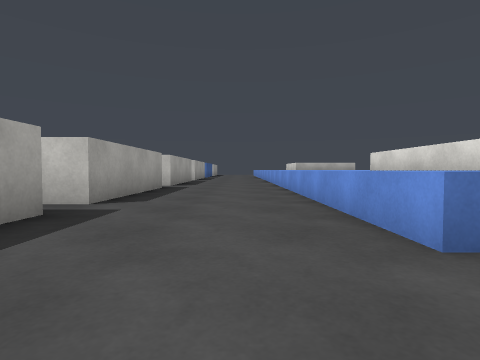
View 1 (above)

24 first-person views from a walk through a scene from a Unity 3-D project. The camera is 0.51 m above the floor, tilts 2° down and sees 80° across. The floor is counted in squares, 1 m on a side. Each view is taken from the middle of a square. On the plan, view 1 faces up. The plan holds only what a view shows up to about 9 squares ahead; the rest is blank. The place goes on beyond the plan. Surface patterns are stand-ins for the level's own textures.

View 2
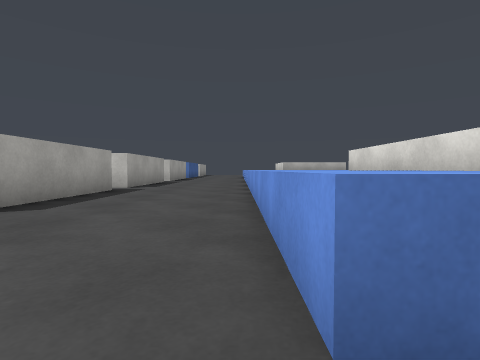

View 3
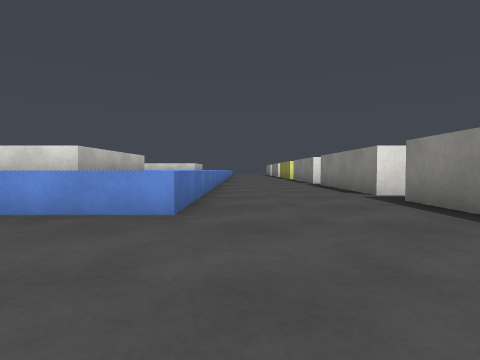

View 4
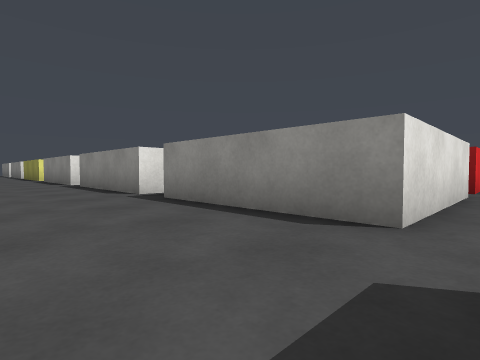

View 5
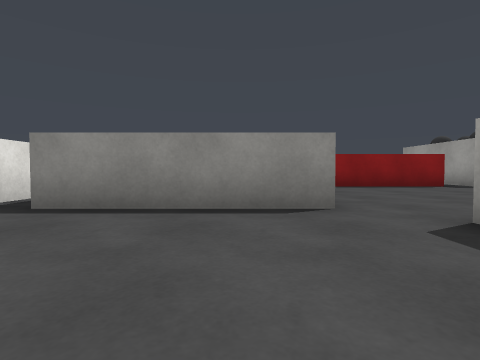

View 6
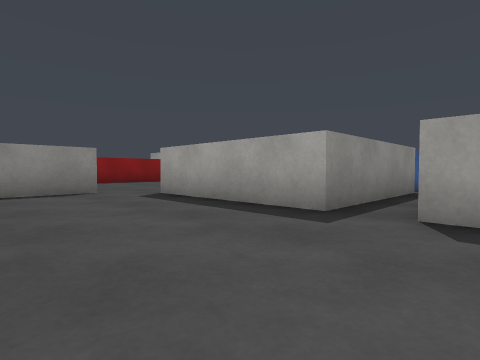

View 7
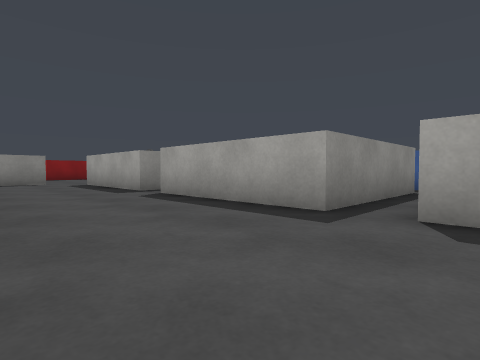

View 8
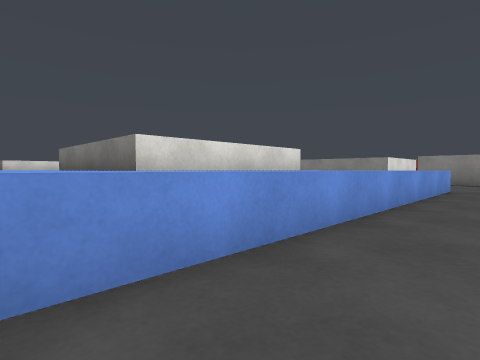

View 9
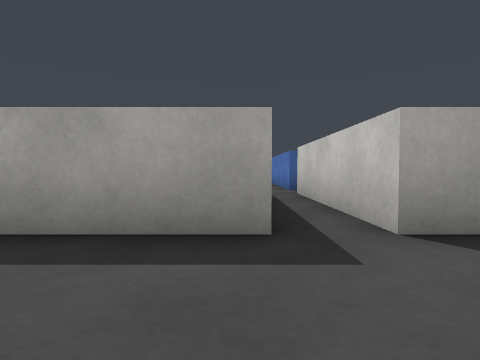

View 10
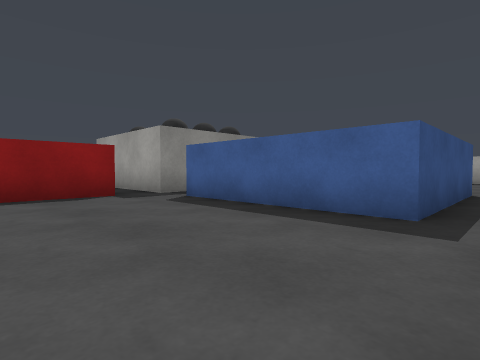

View 11
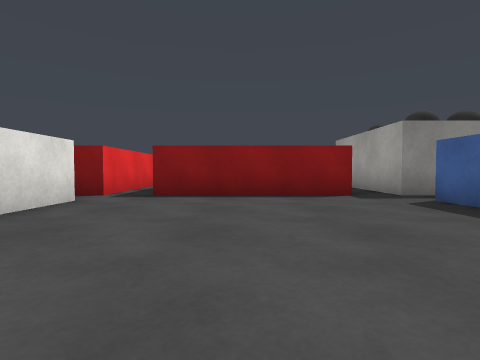

View 12
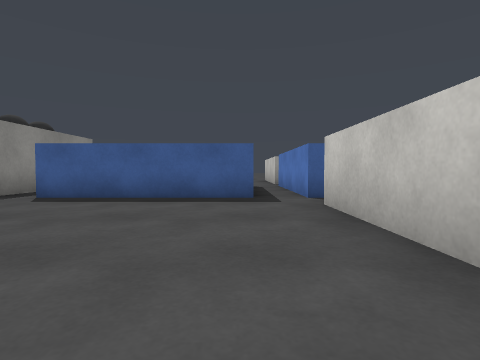

View 13
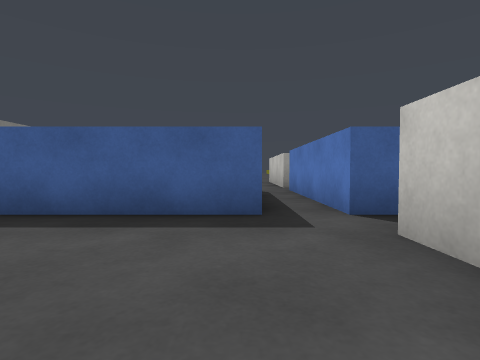

View 14
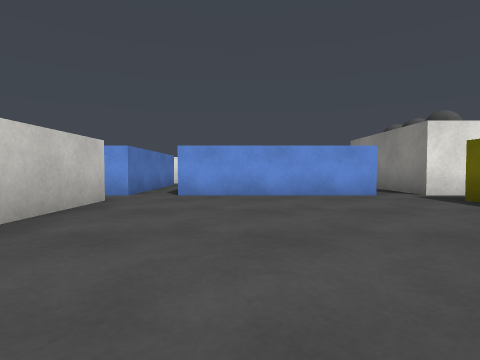

View 15
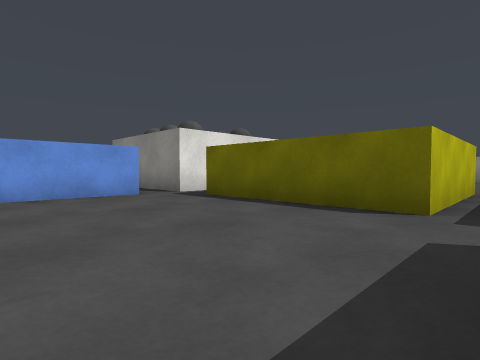

View 16
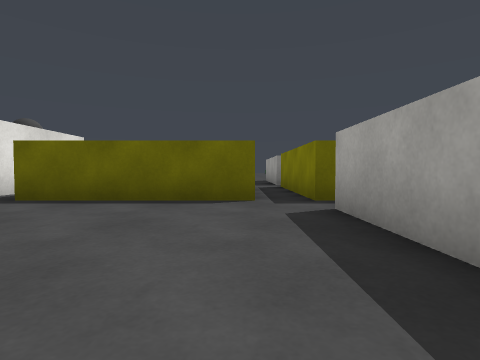

View 17
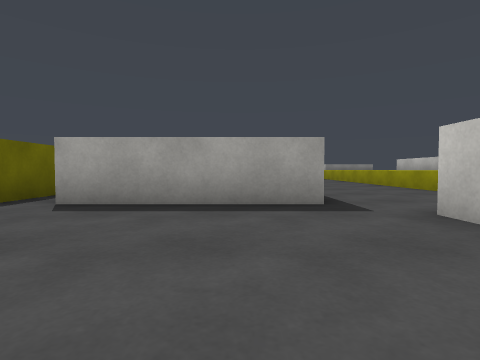

View 18
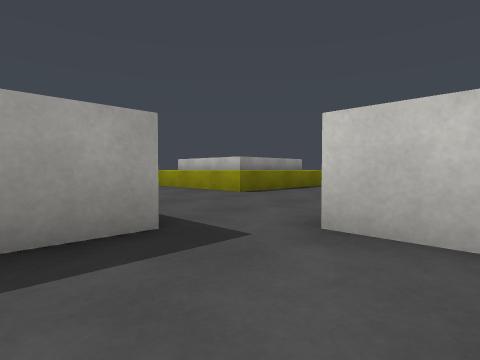

View 19
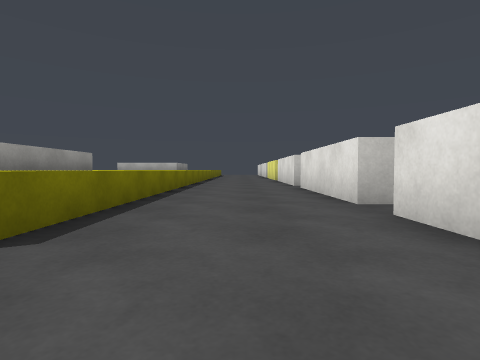

View 20
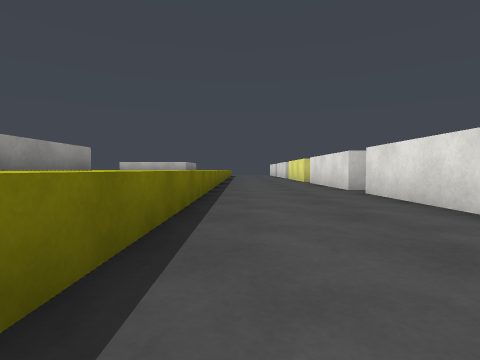

View 21
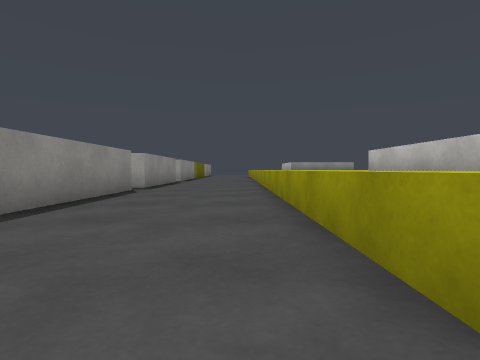

View 22
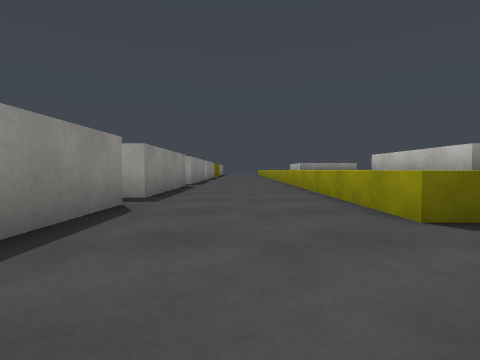

View 23
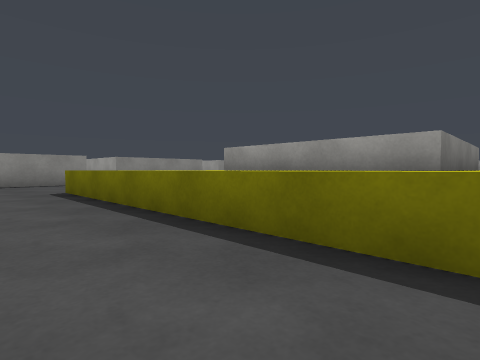

View 24
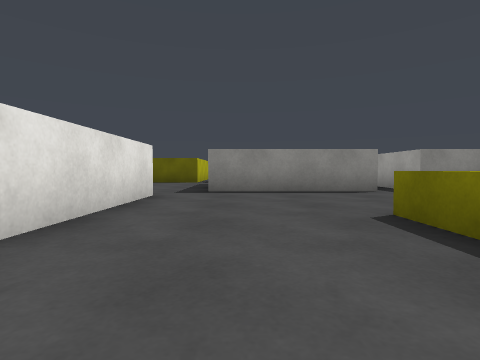

### Floor plan
Key: @ floor where view 1 was taken; # wall or solid block; . floor; ^ raised ledge; O other object.
Columns run from 25 left of view 1 to 6 right of it. Each row starts with its distance up from view 1.
 10      ^...#      ## ####....^^
  9     ^^....       ..........^^
  8 ###^^^...#       # ####....^ ###
  7    ^ ^...#            #....^ #
  6    ^ ^...#            #....^ #
  5    ^ ^...#            #....^ #
  4 ^^^^^^....          .......^ ^^^
  3     ^^...#         ####....^^
  2 ^^^^^^...#            #....^^^^^
  1 .........#            #.........
  0 .........#### ####.####..@......
 -1 ................................
 -2 ###.####......####......####.###
 -3   #.   #......#  #......#   .#
 -4   #    #......#  #......#
 -5        #......#  #......#
 -6        ......... ........
 -7       ##.####.OOOO.####.#
 -8        #.#    OOOO.    .#
 -9        #.#    OO O.     #
-10        #.#    OO O      #
-11         ..

Positions as (right, up) in squares from view 1, and headings:
1: (0, 0), facing up
2: (1, 1), facing up
3: (-2, 1), facing right
4: (-2, 1), facing down-right
5: (0, 2), facing down
6: (1, 5), facing down-left
7: (1, 10), facing down-left
8: (0, 10), facing down-right
9: (0, 8), facing left
10: (-4, -1), facing down-left
11: (-4, -1), facing down
12: (-2, -2), facing left
13: (-4, -2), facing left
14: (-17, -3), facing right
15: (-17, -3), facing down-right
16: (-16, -2), facing down
17: (-13, -3), facing left
18: (-15, -3), facing up-left
19: (-18, 0), facing up
20: (-19, 2), facing up
21: (-19, 1), facing left
22: (-17, 0), facing left
23: (-18, 9), facing down-left
24: (-18, 5), facing down
